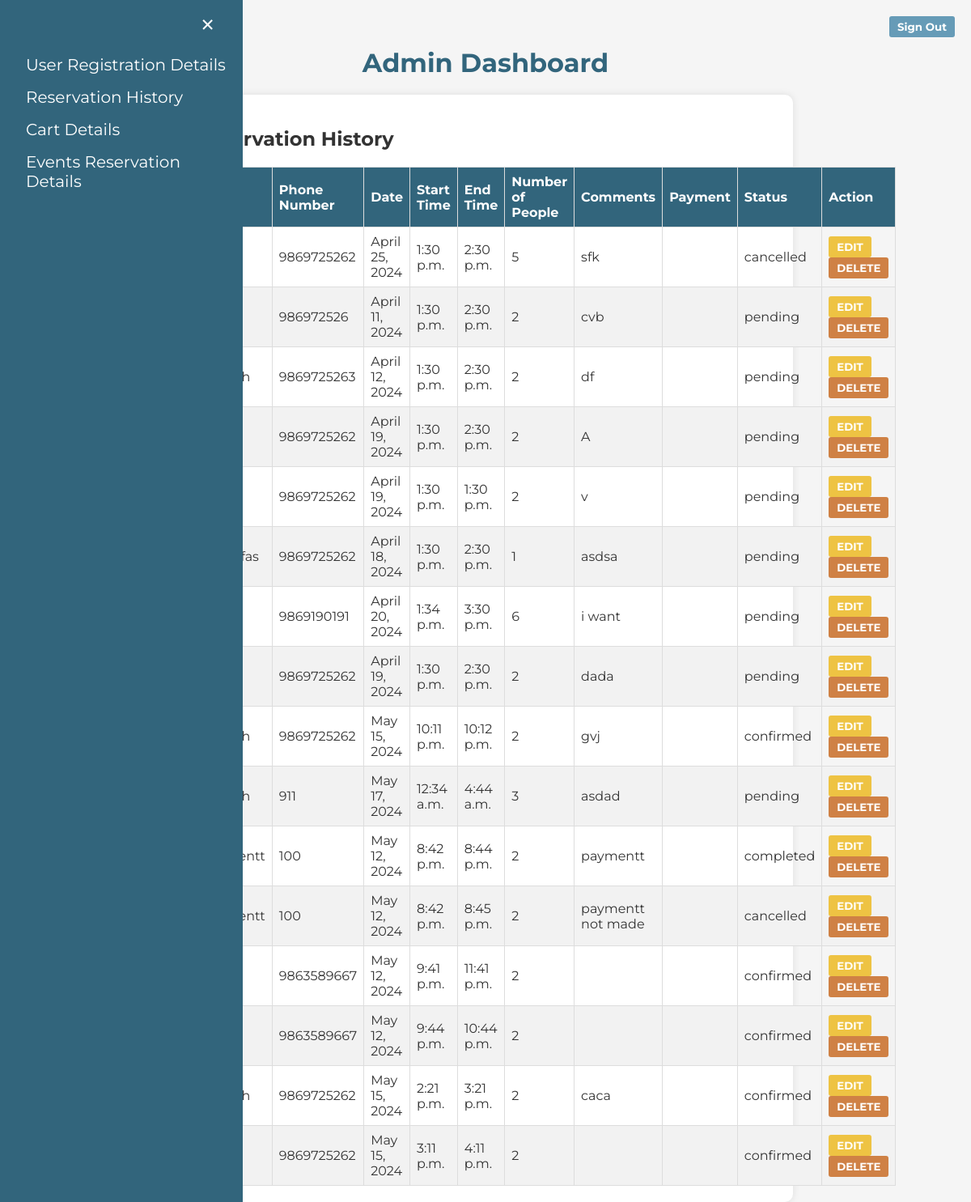
Page /admin_dashboard/reservation_history/ on the committed database.
### OneByteFood/models.py (models this page shows)
class Reservation(models.Model):
    id = models.AutoField(primary_key=True)
    name = models.CharField(max_length=100)
    phone = models.CharField(max_length=20)
    date = models.DateField()
    start_time = models.TimeField()
    end_time = models.TimeField()
    num_people = models.IntegerField()
    comments = models.TextField()
    payment_made = models.BooleanField(default=False)
    status = models.CharField(max_length=50, default='pending')

### OneByteFood/views.py (the view)
# urls.py: path('admin_dashboard/reservation_history/', onebytefood_views.reservation_details, name='reservation_details'),
def reservation_details(request):
    reservations = Reservation.objects.all()
    return render(request, 'authentication/reservation_history.html', {'reservations': reservations})

### templates/authentication/reservation_history.html (shortened to what this page needs)
<!DOCTYPE html>
<html lang="en">
<head>
</head>
<body>
    <div id="mySidenav" class="sidenav">
        <a href="javascript:void(0)" class="closebtn" onclick="closeNav()">&times;</a>
        <a href="http://127.0.0.1:8000/admin_dashboard/user_details/">User Registration Details</a>
        <a href="http://127.0.0.1:8000/admin_dashboard/reservation_history/">Reservation History</a>
        <a href="#">Cart Details</a>
        <a href="http://127.0.0.1:8000/admin_dashboard/unicorn_reservation_data">Events Reservation Details</a>
    </div>
    <span style="font-size:30px;cursor:pointer" onclick="openNav()">&#9776; Open</span>
    <h1 class="Heading">Admin Dashboard</h1>
    <div class="container">
    <div class="history-container">
        <section class="history" id="history">
            <h2 class="section-title">Reservation History</h2>
            {% if reservations %}
            <table class="history-table">
                <thead>
                    <tr>
                        <th>Name</th>
                        <th>Phone Number</th>
                        <th>Date</th>
                        <th>Start Time</th>
                        <th>End Time</th>
                        <th>Number of People</th>
                        <th>Comments</th>
                        <th>Payment</th>
                        <th>Status</th>
                        <th>Action</th>
                    </tr>
                </thead>
                <tbody>
                    {% for reservation in reservations %}
                    <tr>
                        <td>{{ reservation.name }}</td>
                        <td>{{ reservation.phone }}</td>
                        <td>{{ reservation.date }}</td>
                        <td>{{ reservation.start_time }}</td>
                        <td>{{ reservation.end_time }}</td>
                        <td>{{ reservation.num_people }}</td>
                        <td>{{ reservation.comments }}</td>
                        <td>{{ reservation.payment_option }}</td>
                        <td>{{ reservation.status }}</td>
                        <td>
                            <button class="edit-btn"><a href="/edit_admin/{{ reservation.id }}"
                                    style="text-decoration: none; color: inherit;">EDIT</a></button>
                            <button class="delete-btn"><a href="/delete_admin/{{ reservation.id }}"
                                    style="text-decoration: none; color: inherit;">DELETE</a></button>
                        </td>
                    </tr>
                    {% endfor %}
                </tbody>
            </table>
            {% else %}
            <h4>No previous reservations.</h4>
            {% endif %}
        </section>
    </div>
</div>
    <form action="/signin" method="post">
        <button class="signout-btn" type="submit">Sign Out</button>
    </form>
</body>
</html>

### templates/authentication/reservation_history.html (style rules this page uses)
body { font-family: Montserrat, sans-serif; margin: 0; padding: 0; box-sizing: border-box; background-color: #f5f5f5; color: #333; }
.Heading { text-align: center; font-size: 32px; color: #32657C; }
.container { width: 60%; margin: 0 auto; padding: 20px; background-color: #fff; border-radius: 10px; box-shadow: 0 0 10px rgba(0, 0, 0, 0.1); }
h1 { margin-bottom: 20px; font-size: 24px; color: #669BB7; }
table { width: 100%; border-collapse: collapse; margin-top: 20px; }
th, td { border: 1px solid #ddd; padding: 8px; text-align: left; }
th { background-color: #32657C; color: #fff; }
tr:nth-child(even) { background-color: #f2f2f2; }
.edit-btn, .delete-btn, .signout-btn { padding: 5px 10px; border: none; cursor: pointer; border-radius: 3px; font-family: Montserrat, sans-serif; font-weight: bold; }
.edit-btn { background-color: #EEC343; color: #fff; }
.delete-btn { background-color: #CF8145; color: #fff; }
.signout-btn { background-color: #669BB7; color: #fff; position: fixed; top: 20px; right: 20px; }
.sidenav { height: 100%; width: 300px; position: fixed; z-index: 1; top: 0; left: 0; background-color: #32657C; overflow-x: hidden; padding-top: 60px; transition: 0.5s; }
.sidenav a { padding: 8px 8px 8px 32px; text-decoration: none; font-size: 20px; color: #ffffff; display: block; transition: 0.3s; }
.sidenav .closebtn { position: absolute; top: 0; right: 25px; font-size: 36px; margin-left: 50px; }

### rows in the picture
Reservation: phone "9869725262", date "April 25, 2024", start_time "1:30 p.m.", end_time "2:30 p.m.", num_people "5", comments "sfk", status "cancelled"
Reservation: phone "986972526", date "April 11, 2024", start_time "1:30 p.m.", end_time "2:30 p.m.", num_people "2", comments "cvb", status "pending"
Reservation: phone "9869725263", date "April 12, 2024", start_time "1:30 p.m.", end_time "2:30 p.m.", num_people "2", comments "df", status "pending"
Reservation: phone "9869725262", date "April 19, 2024", start_time "1:30 p.m.", end_time "2:30 p.m.", num_people "2", comments "A", status "pending"
Reservation: phone "9869725262", date "April 19, 2024", start_time "1:30 p.m.", end_time "1:30 p.m.", num_people "2", comments "v", status "pending"
Reservation: phone "9869725262", date "April 18, 2024", start_time "1:30 p.m.", end_time "2:30 p.m.", num_people "1", comments "asdsa", status "pending"
Reservation: phone "9869190191", date "April 20, 2024", start_time "1:34 p.m.", end_time "3:30 p.m.", num_people "6", comments "i want", status "pending"
Reservation: phone "9869725262", date "April 19, 2024", start_time "1:30 p.m.", end_time "2:30 p.m.", num_people "2", comments "dada", status "pending"
Reservation: phone "9869725262", date "May 15, 2024", start_time "10:11 p.m.", end_time "10:12 p.m.", num_people "2", comments "gvj", status "confirmed"
Reservation: phone "911", date "May 17, 2024", start_time "12:34 a.m.", end_time "4:44 a.m.", num_people "3", comments "asdad", status "pending"
Reservation: phone "100", date "May 12, 2024", start_time "8:42 p.m.", end_time "8:44 p.m.", num_people "2", comments "paymentt", status "completed"
Reservation: phone "100", date "May 12, 2024", start_time "8:42 p.m.", end_time "8:45 p.m.", num_people "2", comments "paymentt not made", status "cancelled"
Reservation: phone "9863589667", date "May 12, 2024", start_time "9:41 p.m.", end_time "11:41 p.m.", num_people "2", status "confirmed"
Reservation: phone "9863589667", date "May 12, 2024", start_time "9:44 p.m.", end_time "10:44 p.m.", num_people "2", status "confirmed"
Reservation: phone "9869725262", date "May 15, 2024", start_time "2:21 p.m.", end_time "3:21 p.m.", num_people "2", comments "caca", status "confirmed"
Reservation: phone "9869725262", date "May 15, 2024", start_time "3:11 p.m.", end_time "4:11 p.m.", num_people "2", status "confirmed"
